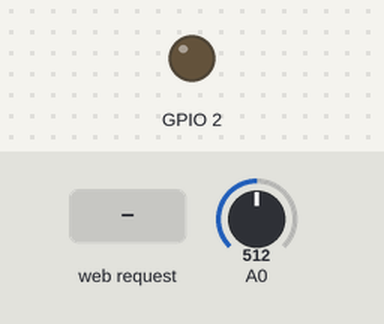
Simulated run of this sketch. Board: ESP8266 (NodeMCU). On the bench: output pins drawn as LEDs (lit = HIGH). The inputs (shaded band) are chosen by the test bench; at power-on: A0 = 512. WiFi joins after 1.5 s; servers stay silent unless stated; what the sketch prints to the serial monitor is not drawn.

Above: at 0.0 s.
At 4.1 s:
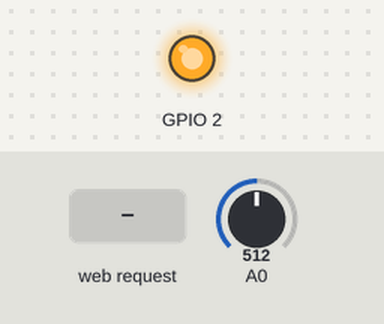
4.2 s: HTTP request GET /off received
Timing chart, 0 to 7.2 s (numbered marks = the images above; inputs shaded):
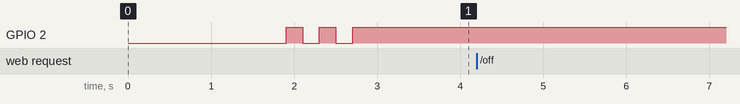

The sketch:

WiReader.ino
```cpp
#include <ESP8266WiFi.h>

int lx;

const char * ssid = "";
const char * PASS = "";
const int LED = 5;

WiFiServer server(80);

void setup() {

  pinMode(2, OUTPUT);
  delay(100);
  digitalWrite(2, LOW);
  Serial.begin(115200);

  WiFi.mode(WIFI_STA);
  WiFi.disconnect();
  Serial.println();

  Serial.printf("Connecting to %s\n", ssid);
  WiFi.begin (ssid, PASS);
  while (WiFi.status() != WL_CONNECTED){
    Serial.print(".");
    delay (400);
  }
  IPAddress IP = WiFi.localIP();

  Serial.println();
  Serial.println("CONNECTED");
  Serial.println("IP Address:");
  IPAddress sensor_ip = WiFi.localIP();
  server.begin();
  Serial.println("Server activated");
  Serial.print("WIFI IP: ");
  Serial.println(WiFi.localIP());

  for(int i = 0; i < 3; i++){
  digitalWrite(2,LOW);
  delay(200);
  digitalWrite(2, HIGH);
  delay(200);
  }

}

void loop() {

  WiFiClient client = server.available();

  if (!client){
    return;
  }

  Serial.println("CLIENT CONNECTED");

  while (!client.available()){
    delay(1);
  }

  String req = client.readStringUntil('\r');
  Serial.println(req);
  client.flush();


  int val;
  if (req.indexOf("/off") != -1){
    val = 0;
  }else if (req.indexOf("/on") != -1){
    val = 1;
  }else{
    Serial.println("FAILED REQUEST");
    client.stop();
    return;
  }
  digitalWrite(2, !val);
  client.flush();


  String s = "HTTP/1.1 200 OK\r\nContent-Type: text/html\r\n\r\n<!DOCTYPE HTML>\r\n<html>\r\n><body style='background: url(http://fungyung.com/data/out/89/62928653-programming-wallpapers.png)'><p align='right'><font face='calibri' size='2' color='#ffffff'>By Giovanni Bernal Ramirez</font></p>\n<center><font face='Comic Sans MS' color='teal' size='7'> Cube Inc </font></center></body>";
   client.print(s);
 while(true){
  lx = analogRead(A0);
  String x = "<font color='ffffff'>";

    x += lx;
    x += "\r\n";
    x += "</font>";


    delay(1);

    client.print(x);

  delay(1);
  }
  s += "</html>\n";

Serial.println("CLIENT DISCONNECTED");
}
```

Measured:
- after the input at 4.2 s, every drawn part: stays the same
